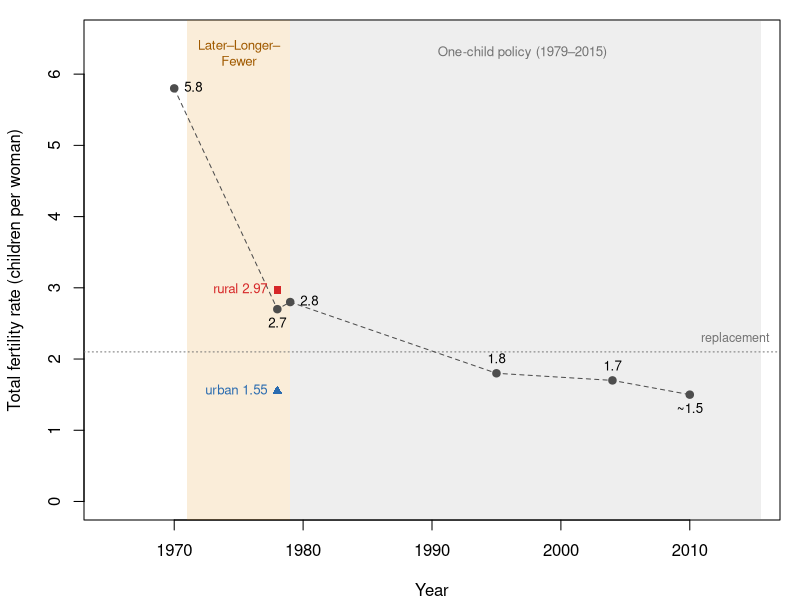
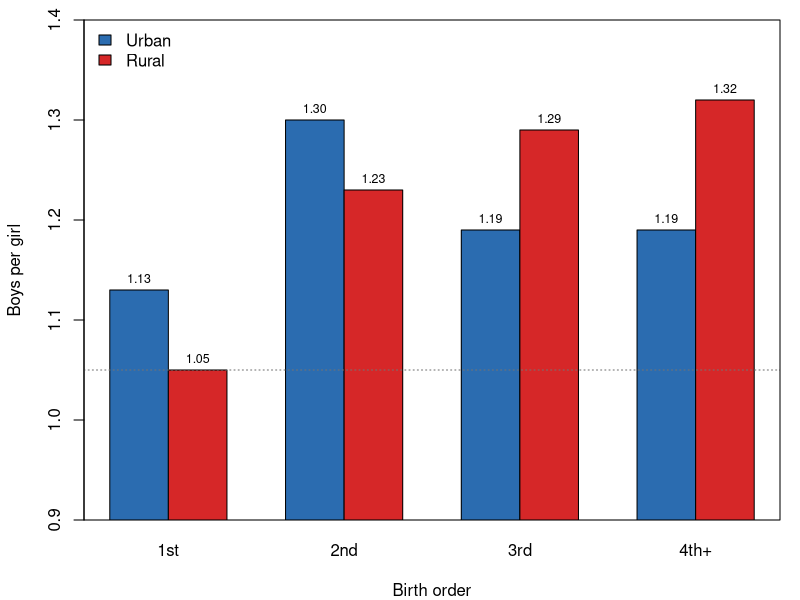

Recreate these plots in R, in order.
## ---- chunk 1
#| label: setup-ch11
#| include: false
col_urban <- "#2b6cb0"; col_rural <- "#d62728"; col_all <- "grey30"
col_grey <- "grey45"
## ---- chunk 2
#| label: fig-china-tfr
#| fig-cap: "China's total fertility rate at dates reported in the readings. Black: national; blue and red: urban and rural in 1978. The steepest decline came during the 'Later–Longer–Fewer' campaign of the 1970s, before the one-child policy. Sources: Zhang (2017) for 1970, 1978, 1979, 1995 and the 1978 urban/rural rates; Hesketh et al. (2005) for 2004; Wang, Cai, and Gu (2013), as quoted by Zhang, for 'around 1.5' in 2010."
#| fig-height: 4.2
op <- par(mar = c(4, 4.2, 1, 1))
plot(NA, xlim = c(1965, 2015), ylim = c(0, 6.5), xlab = "Year",
     ylab = "Total fertility rate (children per woman)")
rect(1971, -1, 1979, 7, col = adjustcolor("#e08a00", 0.15), border = NA)
rect(1979, -1, 2015.5, 7, col = adjustcolor(col_grey, 0.12), border = NA)
text(1975, 6.3, "Later–Longer–\nFewer", cex = 0.8, col = "#a05a00")
text(1997, 6.3, "One-child policy (1979–2015)", cex = 0.8, col = col_grey)
abline(h = 2.1, lty = 3, col = col_grey)
text(2013.5, 2.1, "replacement", pos = 3, cex = 0.75, col = col_grey)
yr <- c(1970, 1978, 1979, 1995, 2004, 2010)
tfr <- c(5.8, 2.7, 2.8, 1.8, 1.7, 1.5)
lines(yr, tfr, lty = 2, col = col_all)
points(yr, tfr, pch = 19, col = col_all)
text(yr, tfr, c("5.8", "2.7", "2.8", "1.8", "1.7", "~1.5"),
     pos = c(4, 1, 4, 3, 3, 1), cex = 0.8)
points(c(1978, 1978), c(1.55, 2.97), pch = c(17, 15), col = c(col_urban, col_rural))
text(1978, 1.55, "urban 1.55", pos = 2, cex = 0.8, col = col_urban)
text(1978, 2.97, "rural 2.97", pos = 2, cex = 0.8, col = col_rural)
par(op)
## ---- chunk 3
#| label: fig-china-sexratio
#| fig-cap: "Sex ratio at birth (boys per girl) by birth order in China, 1980–2001, for urban and rural areas. The dotted line marks a typical biological ratio of 1.05. Source: Hesketh et al. (2005), Table 2 (data from Kang and Wang)."
#| fig-height: 4
sr <- rbind(Urban = c(1.13, 1.30, 1.19, 1.19), Rural = c(1.05, 1.23, 1.29, 1.32))
colnames(sr) <- c("1st", "2nd", "3rd", "4th+")
op <- par(mar = c(4, 4.2, 1, 1))
bp <- barplot(sr, beside = TRUE, col = c(col_urban, col_rural), ylim = c(0.9, 1.4),
              xpd = FALSE, xlab = "Birth order", ylab = "Boys per girl",
              legend.text = TRUE, args.legend = list(x = "topleft", bty = "n"))
abline(h = 1.05, lty = 3, col = col_grey)
box()
text(bp, sr + 0.012, format(sr, nsmall = 2), cex = 0.75)
par(op)
